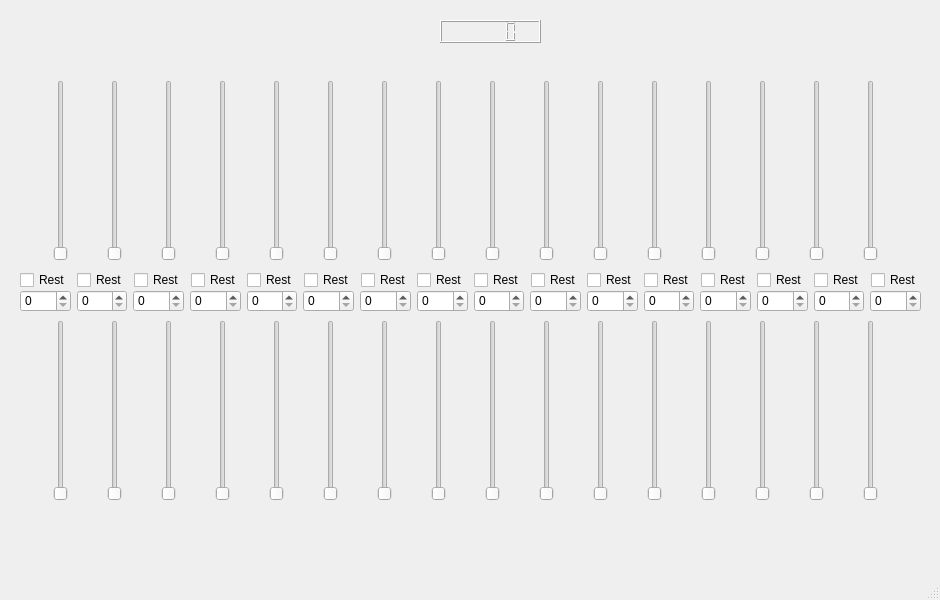
<?xml version="1.0" encoding="UTF-8"?>
<ui version="4.0">
 <class>MainWindow</class>
 <widget class="QMainWindow" name="MainWindow">
  <property name="geometry">
   <rect>
    <x>0</x>
    <y>0</y>
    <width>940</width>
    <height>600</height>
   </rect>
  </property>
  <property name="windowTitle">
   <string>MainWindow</string>
  </property>
  <widget class="QWidget" name="centralwidget">
   <widget class="QLCDNumber" name="lcdNumber">
    <property name="geometry">
     <rect>
      <x>440</x>
      <y>20</y>
      <width>101</width>
      <height>23</height>
     </rect>
    </property>
   </widget>
   <widget class="QWidget" name="layoutWidget">
    <property name="geometry">
     <rect>
      <x>20</x>
      <y>320</y>
      <width>901</width>
      <height>181</height>
     </rect>
    </property>
    <layout class="QHBoxLayout" name="horizontalLayout_3">
     <item>
      <widget class="QSlider" name="repeat1">
       <property name="orientation">
        <enum>Qt::Vertical</enum>
       </property>
      </widget>
     </item>
     <item>
      <widget class="QSlider" name="repeat2">
       <property name="orientation">
        <enum>Qt::Vertical</enum>
       </property>
      </widget>
     </item>
     <item>
      <widget class="QSlider" name="repeat3">
       <property name="orientation">
        <enum>Qt::Vertical</enum>
       </property>
      </widget>
     </item>
     <item>
      <widget class="QSlider" name="repeat4">
       <property name="orientation">
        <enum>Qt::Vertical</enum>
       </property>
      </widget>
     </item>
     <item>
      <widget class="QSlider" name="repeat5">
       <property name="orientation">
        <enum>Qt::Vertical</enum>
       </property>
      </widget>
     </item>
     <item>
      <widget class="QSlider" name="repeat6">
       <property name="orientation">
        <enum>Qt::Vertical</enum>
       </property>
      </widget>
     </item>
     <item>
      <widget class="QSlider" name="repeat7">
       <property name="orientation">
        <enum>Qt::Vertical</enum>
       </property>
      </widget>
     </item>
     <item>
      <widget class="QSlider" name="repeat8">
       <property name="orientation">
        <enum>Qt::Vertical</enum>
       </property>
      </widget>
     </item>
     <item>
      <widget class="QSlider" name="repeat9">
       <property name="orientation">
        <enum>Qt::Vertical</enum>
       </property>
      </widget>
     </item>
     <item>
      <widget class="QSlider" name="repeat10">
       <property name="orientation">
        <enum>Qt::Vertical</enum>
       </property>
      </widget>
     </item>
     <item>
      <widget class="QSlider" name="repeat11">
       <property name="orientation">
        <enum>Qt::Vertical</enum>
       </property>
      </widget>
     </item>
     <item>
      <widget class="QSlider" name="repeat12">
       <property name="orientation">
        <enum>Qt::Vertical</enum>
       </property>
      </widget>
     </item>
     <item>
      <widget class="QSlider" name="repeat13">
       <property name="orientation">
        <enum>Qt::Vertical</enum>
       </property>
      </widget>
     </item>
     <item>
      <widget class="QSlider" name="repeat14">
       <property name="orientation">
        <enum>Qt::Vertical</enum>
       </property>
      </widget>
     </item>
     <item>
      <widget class="QSlider" name="repeat15">
       <property name="orientation">
        <enum>Qt::Vertical</enum>
       </property>
      </widget>
     </item>
     <item>
      <widget class="QSlider" name="repeat16">
       <property name="orientation">
        <enum>Qt::Vertical</enum>
       </property>
      </widget>
     </item>
    </layout>
   </widget>
   <widget class="QWidget" name="">
    <property name="geometry">
     <rect>
      <x>20</x>
      <y>80</y>
      <width>901</width>
      <height>181</height>
     </rect>
    </property>
    <layout class="QHBoxLayout" name="horizontalLayout">
     <item>
      <widget class="QSlider" name="note1">
       <property name="orientation">
        <enum>Qt::Vertical</enum>
       </property>
      </widget>
     </item>
     <item>
      <widget class="QSlider" name="note2">
       <property name="orientation">
        <enum>Qt::Vertical</enum>
       </property>
      </widget>
     </item>
     <item>
      <widget class="QSlider" name="note3">
       <property name="orientation">
        <enum>Qt::Vertical</enum>
       </property>
      </widget>
     </item>
     <item>
      <widget class="QSlider" name="note4">
       <property name="orientation">
        <enum>Qt::Vertical</enum>
       </property>
      </widget>
     </item>
     <item>
      <widget class="QSlider" name="note5">
       <property name="orientation">
        <enum>Qt::Vertical</enum>
       </property>
      </widget>
     </item>
     <item>
      <widget class="QSlider" name="note6">
       <property name="orientation">
        <enum>Qt::Vertical</enum>
       </property>
      </widget>
     </item>
     <item>
      <widget class="QSlider" name="note7">
       <property name="orientation">
        <enum>Qt::Vertical</enum>
       </property>
      </widget>
     </item>
     <item>
      <widget class="QSlider" name="note8">
       <property name="orientation">
        <enum>Qt::Vertical</enum>
       </property>
      </widget>
     </item>
     <item>
      <widget class="QSlider" name="note9">
       <property name="orientation">
        <enum>Qt::Vertical</enum>
       </property>
      </widget>
     </item>
     <item>
      <widget class="QSlider" name="note10">
       <property name="orientation">
        <enum>Qt::Vertical</enum>
       </property>
      </widget>
     </item>
     <item>
      <widget class="QSlider" name="note11">
       <property name="orientation">
        <enum>Qt::Vertical</enum>
       </property>
      </widget>
     </item>
     <item>
      <widget class="QSlider" name="note12">
       <property name="orientation">
        <enum>Qt::Vertical</enum>
       </property>
      </widget>
     </item>
     <item>
      <widget class="QSlider" name="note13">
       <property name="orientation">
        <enum>Qt::Vertical</enum>
       </property>
      </widget>
     </item>
     <item>
      <widget class="QSlider" name="note14">
       <property name="orientation">
        <enum>Qt::Vertical</enum>
       </property>
      </widget>
     </item>
     <item>
      <widget class="QSlider" name="note15">
       <property name="orientation">
        <enum>Qt::Vertical</enum>
       </property>
      </widget>
     </item>
     <item>
      <widget class="QSlider" name="note16">
       <property name="orientation">
        <enum>Qt::Vertical</enum>
       </property>
      </widget>
     </item>
    </layout>
   </widget>
   <widget class="QWidget" name="">
    <property name="geometry">
     <rect>
      <x>20</x>
      <y>270</y>
      <width>901</width>
      <height>20</height>
     </rect>
    </property>
    <layout class="QHBoxLayout" name="horizontalLayout_2">
     <item>
      <widget class="QCheckBox" name="checkBox">
       <property name="text">
        <string>Rest</string>
       </property>
      </widget>
     </item>
     <item>
      <widget class="QCheckBox" name="checkBox_2">
       <property name="text">
        <string>Rest</string>
       </property>
      </widget>
     </item>
     <item>
      <widget class="QCheckBox" name="checkBox_4">
       <property name="text">
        <string>Rest</string>
       </property>
      </widget>
     </item>
     <item>
      <widget class="QCheckBox" name="checkBox_3">
       <property name="text">
        <string>Rest</string>
       </property>
      </widget>
     </item>
     <item>
      <widget class="QCheckBox" name="checkBox_8">
       <property name="text">
        <string>Rest</string>
       </property>
      </widget>
     </item>
     <item>
      <widget class="QCheckBox" name="checkBox_6">
       <property name="text">
        <string>Rest</string>
       </property>
      </widget>
     </item>
     <item>
      <widget class="QCheckBox" name="checkBox_5">
       <property name="text">
        <string>Rest</string>
       </property>
      </widget>
     </item>
     <item>
      <widget class="QCheckBox" name="checkBox_7">
       <property name="text">
        <string>Rest</string>
       </property>
      </widget>
     </item>
     <item>
      <widget class="QCheckBox" name="checkBox_16">
       <property name="text">
        <string>Rest</string>
       </property>
      </widget>
     </item>
     <item>
      <widget class="QCheckBox" name="checkBox_11">
       <property name="text">
        <string>Rest</string>
       </property>
      </widget>
     </item>
     <item>
      <widget class="QCheckBox" name="checkBox_9">
       <property name="text">
        <string>Rest</string>
       </property>
      </widget>
     </item>
     <item>
      <widget class="QCheckBox" name="checkBox_15">
       <property name="text">
        <string>Rest</string>
       </property>
      </widget>
     </item>
     <item>
      <widget class="QCheckBox" name="checkBox_10">
       <property name="text">
        <string>Rest</string>
       </property>
      </widget>
     </item>
     <item>
      <widget class="QCheckBox" name="checkBox_12">
       <property name="text">
        <string>Rest</string>
       </property>
      </widget>
     </item>
     <item>
      <widget class="QCheckBox" name="checkBox_13">
       <property name="text">
        <string>Rest</string>
       </property>
      </widget>
     </item>
     <item>
      <widget class="QCheckBox" name="checkBox_14">
       <property name="text">
        <string>Rest</string>
       </property>
      </widget>
     </item>
    </layout>
   </widget>
   <widget class="QWidget" name="">
    <property name="geometry">
     <rect>
      <x>20</x>
      <y>290</y>
      <width>901</width>
      <height>22</height>
     </rect>
    </property>
    <layout class="QHBoxLayout" name="horizontalLayout_4">
     <item>
      <widget class="QSpinBox" name="sbPPQ1"/>
     </item>
     <item>
      <widget class="QSpinBox" name="sbPPQ2"/>
     </item>
     <item>
      <widget class="QSpinBox" name="sbPPQ3"/>
     </item>
     <item>
      <widget class="QSpinBox" name="sbPPQ4"/>
     </item>
     <item>
      <widget class="QSpinBox" name="sbPPQ5"/>
     </item>
     <item>
      <widget class="QSpinBox" name="sbPPQ6"/>
     </item>
     <item>
      <widget class="QSpinBox" name="sbPPQ7"/>
     </item>
     <item>
      <widget class="QSpinBox" name="sbPPQ8"/>
     </item>
     <item>
      <widget class="QSpinBox" name="sbPPQ9"/>
     </item>
     <item>
      <widget class="QSpinBox" name="sbPPQ10"/>
     </item>
     <item>
      <widget class="QSpinBox" name="sbPPQ11"/>
     </item>
     <item>
      <widget class="QSpinBox" name="sbPPQ12"/>
     </item>
     <item>
      <widget class="QSpinBox" name="sbPPQ13"/>
     </item>
     <item>
      <widget class="QSpinBox" name="sbPPQ14"/>
     </item>
     <item>
      <widget class="QSpinBox" name="sbPPQ15"/>
     </item>
     <item>
      <widget class="QSpinBox" name="sbPPQ16"/>
     </item>
    </layout>
   </widget>
  </widget>
  <widget class="QMenuBar" name="menubar">
   <property name="geometry">
    <rect>
     <x>0</x>
     <y>0</y>
     <width>940</width>
     <height>21</height>
    </rect>
   </property>
  </widget>
  <widget class="QStatusBar" name="statusbar"/>
 </widget>
 <resources/>
 <connections/>
</ui>
